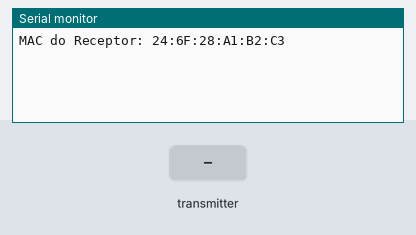
Recording of a sketch running on a simulated ESP32. On the bench: the last lines printed to the serial monitor. The test bench sets the inputs (shaded band).

Above: at 1.2 s.
1.3 s: the transmitter starts sending texto = 0
At 1.61 s:
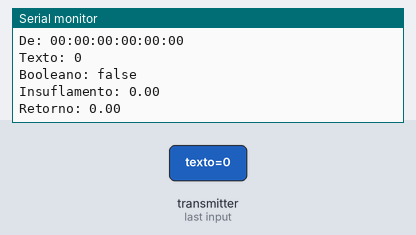
2.8 s: the transmitter starts sending valor = 1
4.8 s: the transmitter starts sending insuflamento = 25
6.3 s: the transmitter starts sending retorno = 25
At 6.61 s:
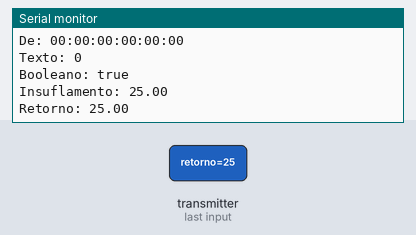
7.8 s: the transmitter starts sending texto = 1
9.3 s: the transmitter starts sending insuflamento = 50
Timing chart, 0 to 11.8 s (numbered marks = the images above; inputs shaded):
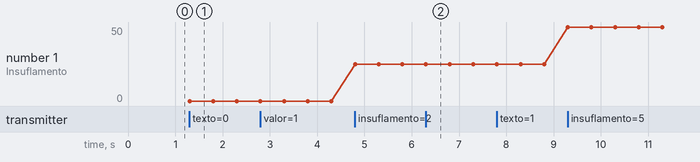

The sketch:

teste_receptor_API_antiga.ino
```cpp
#include <WiFi.h>
#include <esp_now.h>

// Estrutura recebida do remetente
typedef struct struct_message {
  char texto[20];
  bool valor;
  float insuflamento;
  float retorno;
} struct_message;

struct_message dadosRecebidos;

// Struct para resposta ao remetente
typedef struct resposta_message {
  bool estadoLED;
  char resposta[20];
} resposta_message;

resposta_message resposta;

// Endereço MAC do remetente (substitua pelos valores reais)
uint8_t enderecoRemetente[] = {0x48, 0xCA, 0x43, 0x3E, 0x5E, 0xD8}; // EXEMPLO

void onReceiveData(const uint8_t *mac, const uint8_t *incomingData, int len) {
  memcpy(&dadosRecebidos, incomingData, sizeof(dadosRecebidos));

  char macStr[18];
  snprintf(macStr, sizeof(macStr), "%02X:%02X:%02X:%02X:%02X:%02X",
           mac[0], mac[1], mac[2], mac[3], mac[4], mac[5]);

  Serial.println("=== Dados recebidos ===");
  Serial.print("De: "); Serial.println(macStr);
  Serial.print("Texto: "); Serial.println(dadosRecebidos.texto);
  Serial.print("Booleano: "); Serial.println(dadosRecebidos.valor ? "true" : "false");
  Serial.print("Insuflamento: "); Serial.println(dadosRecebidos.insuflamento);
  Serial.print("Retorno: "); Serial.println(dadosRecebidos.retorno);

  // Prepara resposta
  resposta.estadoLED = !resposta.estadoLED;
  strcpy(resposta.resposta, "LED atualizado");

  // Envia de volta ao remetente
  esp_now_send(mac, (uint8_t *)&resposta, sizeof(resposta));
}

void setup() {
  Serial.begin(115200);

  WiFi.mode(WIFI_STA);
  Serial.print("MAC do Receptor: ");
  Serial.println(WiFi.macAddress());

  if (esp_now_init() != ESP_OK) {
    Serial.println("Erro ao iniciar ESP-NOW");
    return;
  }

  // Registra o remetente como peer
  esp_now_peer_info_t peerInfo = {};
  memcpy(peerInfo.peer_addr, enderecoRemetente, 6);
  peerInfo.channel = 0;
  peerInfo.encrypt = false;
  esp_now_add_peer(&peerInfo);

  // Registra callback de recebimento
  esp_now_register_recv_cb(onReceiveData);
}

void loop() {
  // Nada no loop principal
}
```

Measured:
- after the input at 1.3 s, the serial monitor: prints a new line at once (image 1)
- after the input at 6.3 s, the serial monitor: prints a new line at once (image 2)
- plotted number 1: 0 → 25 after the input at 4.8 s, 25 → 50 after the input at 9.3 s
